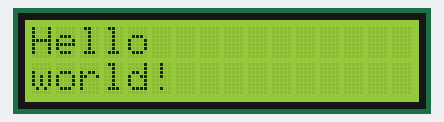
Simulated run of this program. Board: Raspberry Pi (BCM pin numbers). On the bench: 16×2 character LCD. What the program prints to the terminal is not drawn.

Above: at 0.1 s.
At 5.1 s:
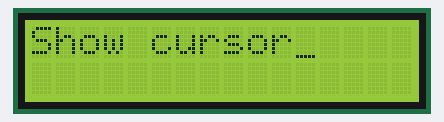
At 10.1 s:
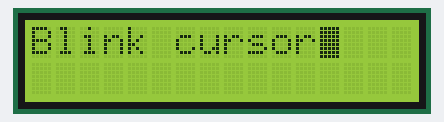
At 15.1 s:
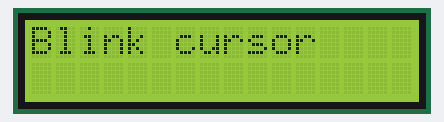
At 30.2 s:
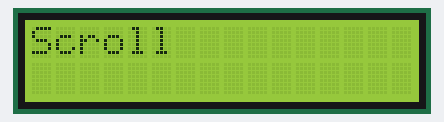
At 35.2 s:
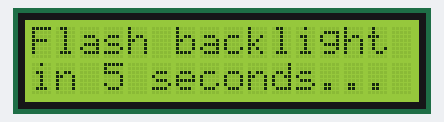

Measured:
- what the display in image 1 shows lasts 5.0 s, from 5.1 s to 10.1 s

The program:

char_lcd.py
```python
#!/usr/bin/python
# Example using a character LCD connected to a Raspberry Pi.
import math
import time

import Adafruit_CharLCD as LCD

def test_lcd():
    # Raspberry Pi pin configuration:
    lcd_rs        = 27  # Note this might need to be changed to 21 for older revision Pi's.
    lcd_en        = 22
    lcd_d4        = 25
    lcd_d5        = 24
    lcd_d6        = 23
    lcd_d7        = 18
    lcd_backlight = 4

    # Define LCD column and row size for 16x2 LCD.
    lcd_columns = 16
    lcd_rows    = 2

    print ("Init LCD")
    # Initialize the LCD using the pins above.
    lcd = LCD.Adafruit_CharLCD(lcd_rs, lcd_en,
                           lcd_d4, lcd_d5, lcd_d6, lcd_d7,
                            lcd_columns, lcd_rows,
                            lcd_backlight)

    lcd.enable_display(True)

    print ("Message - 'Hello World")
    # Print a two line message
    lcd.message('Hello\nworld!')

    # Wait 5 seconds
    time.sleep(5.0)

    print('Show cursor')
    # Demo showing the cursor.
    lcd.clear()
    lcd.show_cursor(True)
    lcd.message('Show cursor')

    time.sleep(5.0)

    print('Blink cursor')
    # Demo showing the blinking cursor.
    lcd.clear()
    lcd.blink(True)
    lcd.message('Blink cursor')

    time.sleep(5.0)

    print("reset")
    # Stop blinking and showing cursor.
    lcd.show_cursor(False)
    lcd.blink(False)

    time.sleep(5)

    print("Scroll...")
    # Demo scrolling message right/left.
    lcd.clear()
    message = 'Scroll'
    lcd.message(message)
    for i in range(lcd_columns-len(message)):
        time.sleep(0.5)
        lcd.move_right()
    for i in range(lcd_columns-len(message)):
        time.sleep(0.5)
        lcd.move_left()

    time.sleep(5)

    # Demo turning backlight off and on.
    print('Flash backlight\nin 5 seconds...')
    lcd.clear()
    lcd.message('Flash backlight\nin 5 seconds...')

    time.sleep(5.0)

    print("Turn backlight off")
    # Turn backlight off.
    lcd.set_backlight(0)

    time.sleep(5.0)
    print("Goodbye")

    # Change message.
    lcd.clear()
    lcd.message('Goodbye!')

    # Turn backlight on.
    lcd.set_backlight(1)
    time.sleep(5)

if __name__ == "__main__":
    for x in range(1,100):
        test_lcd()
```
